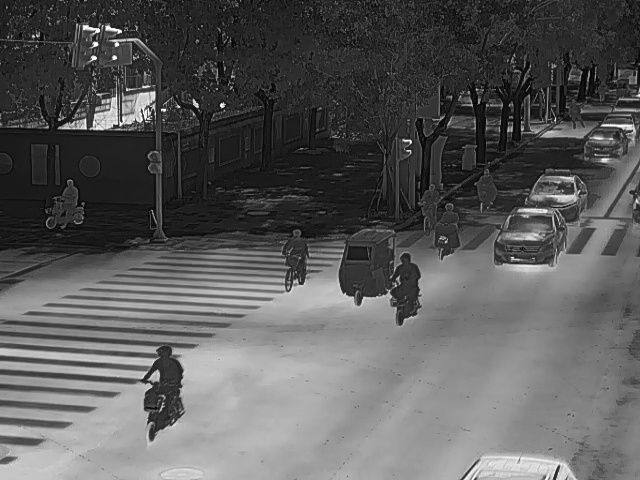
%> input picture Python/wavelet_trans/images/IR/IR18.jpg, 640 x 480 px
$ octave --eval "main_image_fusion;"   (GNU Octave 9; MATLAB toolbox functions it lacks are replaced by stand-ins)
%> lines starting %> are read from the running program, lines starting %| are printed output that depends on the picture
### Python/wavelet_trans/Wave_Decompose.m
function [c, s] = Wave_Decompose(M, zt, wtype)

if nargin < 3
    wtype = 'haar';
end
if nargin < 2
    zt = 2;
end

[c, s] = wavedec2(M, zt, wtype);

### Python/wavelet_trans/Fuse_Process.m
function Coef_Fusion = Fuse_Process(c0, c1, s0, s1)

KK = size(c1);
Coef_Fusion = zeros(1, KK(2));
Coef_Fusion(1:s1(1,1)*s1(1,2)) = (c0(1:s1(1,1)*s1(1,2))+c1(1:s1(1,1)*s1(1,2)))/2;
MM1 = c0(s1(1,1)*s1(1,2)+1:KK(2));
MM2 = c1(s1(1,1)*s1(1,2)+1:KK(2));
mm = (abs(MM1)) > (abs(MM2));
Y  = (mm.*MM1) + ((~mm).*MM2);
Coef_Fusion(s1(1,1)*s1(1,2)+1:KK(2)) = Y;

### Python/wavelet_trans/Wave_Reconstruct.m
function Y = Wave_Reconstruct(Coef_Fusion, s, wtype)

if nargin < 3
    wtype = 'haar';
end

Y = waverec2(Coef_Fusion, s, wtype);

### Python/wavelet_trans/wavelet_fusion.m
% 图像融合主函数
function main_image_fusion()
    % ============== 用户参数设置 ==============
    irPath = 'images/IR/IR18.jpg';     % 红外图像路径
    visPath = 'images/VIS/VIS18.jpg';   % 可见光图像路径
    outputPath = 'results/fused_result-189*8/.jpg'; % 融合结果保存路径
    % ========================================

    % 读取图像
    irImg = imread(irPath);
%> irImg is the input picture: size 480x640x3 uint8; min 0, max 255, mean 91.4
    visImg = imread(visPath);
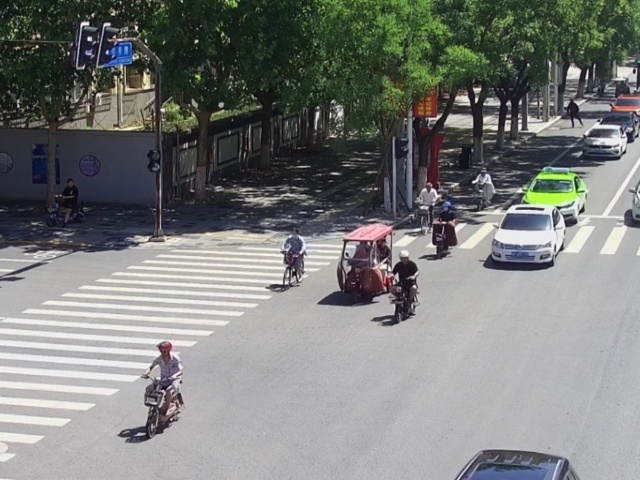
%> input picture Python/wavelet_trans/images/VIS/VIS18.jpg, 640 x 480 px
%> visImg is the input picture: size 480x640x3 uint8; mean R, G, B 122.6, 124.8, 122.5

    % 统一图像尺寸
    if ~isequal(size(irImg), size(visImg))
        visImg = imresize(visImg, size(irImg(:,:,1)));
        fprintf('图像尺寸已统一\n');
    end

    % 转换为灰度图并归一化
    if ndims(irImg) == 3
        irImg = rgb2gray(irImg);
%> irImg: size 480x640 uint8
    end
    if ndims(visImg) == 3
        visImg = rgb2gray(visImg);
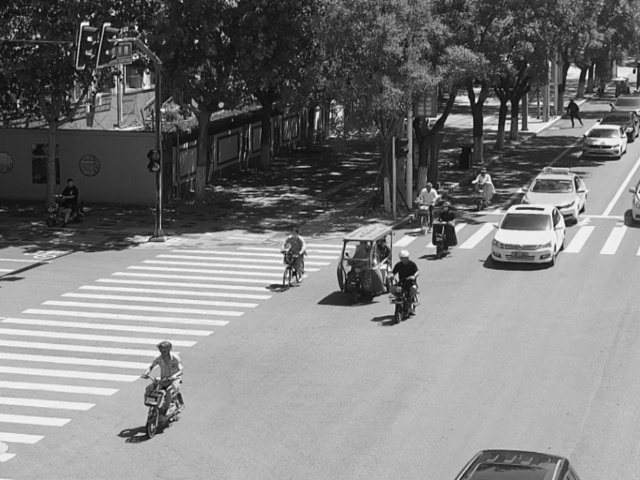
%> visImg: size 480x640 uint8; min 1, max 255, mean 123.9
    end
    irImg = im2double(irImg);
%> irImg: size 480x640 double
    visImg = im2double(visImg);
%> visImg: size 480x640 double

    % 小波参数设置
    zt = 2;          % 分解层数
    wtype = 'haar';  % 小波基类型

    % 小波分解与融合
    [c0, s0] = Wave_Decompose(irImg, zt, wtype);
%> in Wave_Decompose, `[c, s] = wavedec2(M, zt, wtype);`: s = [120 160; 120 160; 240 320; 480 640]
%> s0 = [120 160; 120 160; 240 320; 480 640]
    [c1, s1] = Wave_Decompose(visImg, zt, wtype);
%> s1 = [120 160; 120 160; 240 320; 480 640]
    Coef_Fusion = Fuse_Process(c0, c1, s0, s1);
%> in Fuse_Process, `mm = (abs(MM1)) > (abs(MM2));`: mm = 288000 logical values, 124800 true
    fusedImg = Wave_Reconstruct(Coef_Fusion, s0, wtype);
%> in Wave_Reconstruct, `Y = waverec2(Coef_Fusion, s, wtype);`:
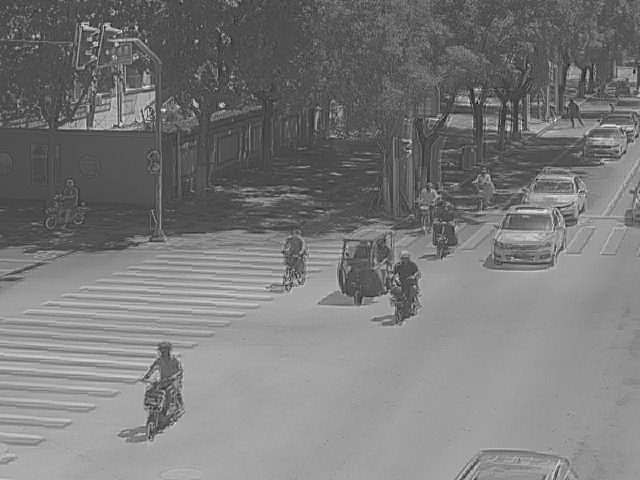
%> Y: size 480x640 double; min -0.394, max 1.3, mean 0.422; drawn with min black and max white

    % 保存结果
    imwrite(fusedImg, outputPath);
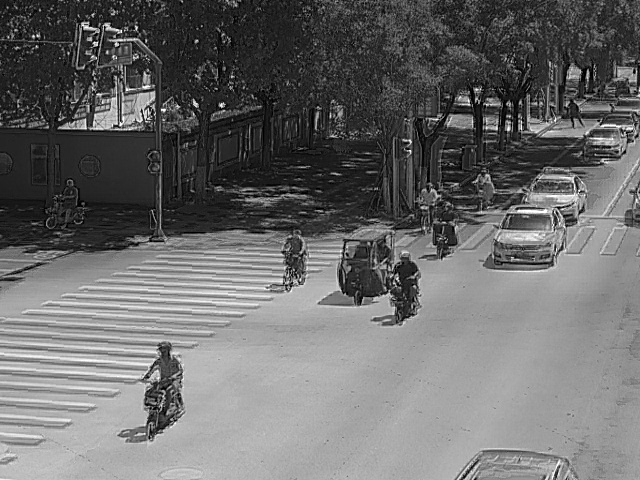
%> saved as .jpg: size 480x640 uint8; min 0, max 255, mean 107.7
    fprintf('融合结果已保存至: %s\n', outputPath);
end
